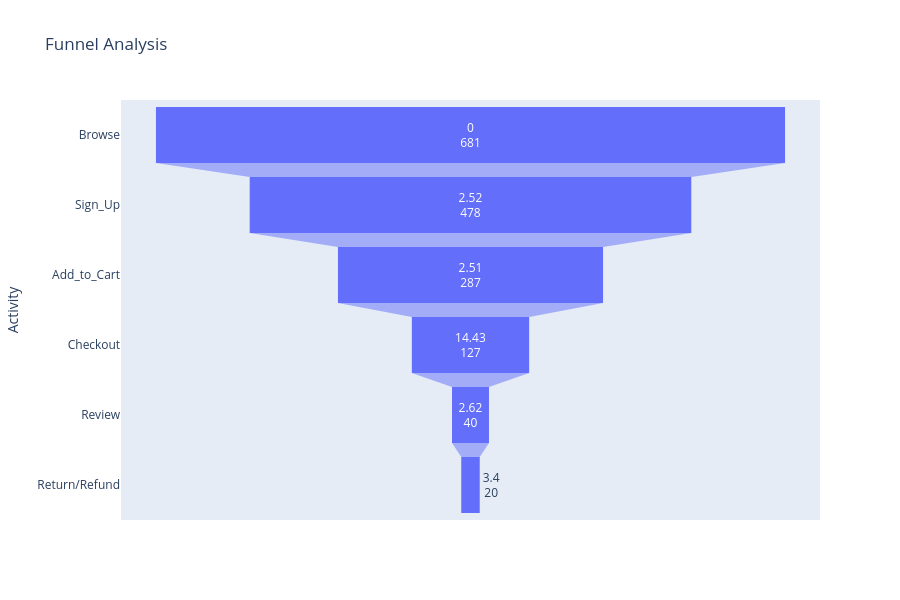

Notebook code for this chart:
### Code cell
fig = px.funnel(data_frame=funnel, y='Activity', x='count', text = 'avg_days_2tran',
                title='Funnel Analysis', height=600, hover_data='avg_days_2tran')
fig.show()

### Figure 1 — Plotly figure (JSON) as saved in the notebook; plotly's stock layout.template omitted (floating-point values rounded to 4 significant figures)
{"data": [{"customdata": [[0.0], [2.52], [2.51], [14.43], [2.62], [3.4]], "hovertemplate": "count=%{x}<br>Activity=%{y}<br>avg_days_2tran=%{customdata[0]}<extra></extra>", "legendgroup": "", "marker": {"color": "#636efa"}, "name": "", "orientation": "h", "showlegend": false, "text": [0.0, 2.52, 2.51, 14.43, 2.62, 3.4], "type": "funnel", "x": [681, 478, 287, 127, 40, 20], "xaxis": "x", "y": ["Browse", "Sign_Up", "Add_to_Cart", "Checkout", "Review", "Return/Refund"], "yaxis": "y"}], "layout": {"height": 600, "legend": {"tracegroupgap": 0}, "title": {"text": "Funnel Analysis"}, "xaxis": {"anchor": "y", "domain": [0, 1], "title": {"text": "count"}}, "yaxis": {"anchor": "x", "domain": [0, 1], "title": {"text": "Activity"}}}}
